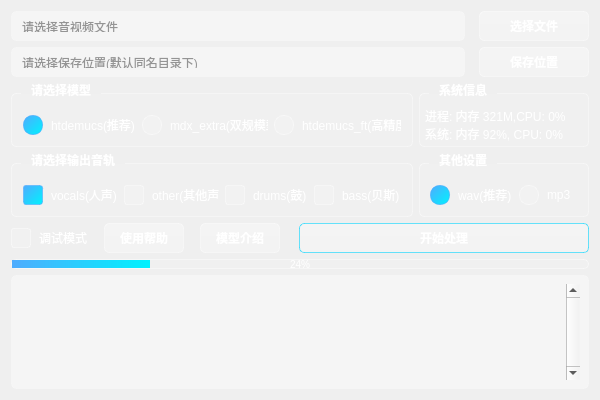
<?xml version="1.0" encoding="UTF-8"?>
<ui version="4.0">
 <class>MainWindow</class>
 <widget class="QMainWindow" name="MainWindow">
  <property name="geometry">
   <rect>
    <x>0</x>
    <y>0</y>
    <width>600</width>
    <height>400</height>
   </rect>
  </property>
  <property name="minimumSize">
   <size>
    <width>600</width>
    <height>400</height>
   </size>
  </property>
  <property name="maximumSize">
   <size>
    <width>800</width>
    <height>600</height>
   </size>
  </property>
  <property name="windowTitle">
   <string>MainWindow</string>
  </property>
  <property name="windowIcon">
   <iconset resource="resource.qrc">
    <normaloff>:/img/img/favicon.ico</normaloff>:/img/img/favicon.ico</iconset>
  </property>
  <property name="styleSheet">
   <string>QWidget#MainWindow {
  background: qlineargradient(x1:0, y1:0, x2:1, y2:1, 
        stop:0 #0f0f23, 
        stop:0.3 #1a1a2e, 
        stop:0.6 #16213e, 
        stop:1 #0f3460);
    border-radius: 5px;
    border: 1px solid qlineargradient(x1:0, y1:0, x2:1, y2:1, 
        stop:0 #00d4ff, 
        stop:0.5 #0099cc, 
        stop:1 #0066ff);
}

QWidget#centralWidget {
    background: transparent;
    border-radius: 5px;
}

QLabel {
    color: white;
    font-size: 12px;
}

QLineEdit {
    background: rgba(255, 255, 255, 90);
    border: 1px solid rgba(255, 255, 255, 50);
    border-radius: 5px;
    padding: 8px;
    color: #333;
    font-size: 12px;
}

QLineEdit:focus {
    border: 1px solid rgba(255, 255, 255, 150);
    background: rgba(255, 255, 255, 95);
}



QLineEdit[placeholderText] {
    color: white; /* 水印文字颜色 */
}

QPushButton {
    background: qlineargradient(x1:0, y1:0, x2:0, y2:1, stop:0 rgba(255, 255, 255, 80), stop:1 rgba(255, 255, 255, 60));
    border: 1px solid rgba(255, 255, 255, 100);
    border-radius: 5px;
    color: white;
    font-weight: bold;
    font-size: 12px;
    padding: 8px;
}

QPushButton:hover {
    background: qlineargradient(x1:0, y1:0, x2:0, y2:1, stop:0 rgba(255, 255, 255, 100), stop:1 rgba(255, 255, 255, 80));
    border: 1px solid rgba(255, 255, 255, 150);
}

QPushButton:pressed {
    background: qlineargradient(x1:0, y1:0, x2:0, y2:1, stop:0 rgba(255, 255, 255, 60), stop:1 rgba(255, 255, 255, 40));
}

QPushButton#btn_start {
    background: qlineargradient(x1:0, y1:0, x2:0, y2:1, 
        stop:0 rgba(0, 212, 255, 120), 
        stop:1 rgba(0, 102, 255, 100));
    border: 1px solid rgba(0, 212, 255, 150);
    color: #ffffff;
    text-shadow: 0px 0px 8px rgba(0, 212, 255, 0.5);
    box-shadow: 0px 0px 15px rgba(0, 212, 255, 0.3);
    border-radius: 5px;
    font-size: 12px;
}

QPushButton#btn_start:hover {
    background: qlineargradient(x1:0, y1:0, x2:0, y2:1, 
        stop:0 rgba(0, 212, 255, 150), 
        stop:1 rgba(0, 102, 255, 130));
    border: 1px solid rgba(0, 212, 255, 200);
    box-shadow: 0px 0px 20px rgba(0, 212, 255, 0.5);
    text-shadow: 0px 0px 10px rgba(0, 212, 255, 0.7);
}

QPushButton#btn_start:pressed {
    background: qlineargradient(x1:0, y1:0, x2:0, y2:1, 
        stop:0 rgba(0, 212, 255, 80), 
        stop:1 rgba(0, 102, 255, 60));
    border: 1px solid rgba(0, 212, 255, 100);
    box-shadow: 0px 0px 10px rgba(0, 212, 255, 0.2);
}

QGroupBox {
    color: white;
    font-size: 12px;
    font-weight: bold;
    border: 1px solid rgba(255, 255, 255, 100);
    border-radius: 5px;
    margin-top: 10px;
    padding-top: 10px;
    background: rgba(255, 255, 255, 10);
}

QGroupBox::title {
    subcontrol-origin: margin;
    left: 10px;
    padding: 0 8px 0 8px;
    color: white;
    font-size: 12px;
    font-weight: bold;
}

QRadioButton {
    color: white;
    spacing: 8px;
    font-size: 12px;
}

QRadioButton::indicator {
    width: 18px;
    height: 18px;
    border-radius: 9px;
    border: 1px solid rgba(255, 255, 255, 100);
    background: rgba(255, 255, 255, 30);
}

QRadioButton::indicator:checked {
    background: qlineargradient(x1:0, y1:0, x2:1, y2:1, stop:0 #4facfe, stop:1 #00f2fe);
    border: 1px solid rgba(79, 172, 254, 150);
}

QRadioButton::indicator:checked:hover {
    background: qlineargradient(x1:0, y1:0, x2:1, y2:1, stop:0 #5fbdff, stop:1 #10f3ff);
}

QCheckBox {
    color: white;
    spacing: 8px;
    font-size: 12px;
}

QCheckBox::indicator {
    width: 18px;
    height: 18px;
    border-radius: 3px;
    border: 1px solid rgba(255, 255, 255, 100);
    background: rgba(255, 255, 255, 30);
}

QCheckBox::indicator:checked {
    background: qlineargradient(x1:0, y1:0, x2:1, y2:1, stop:0 #4facfe, stop:1 #00f2fe);
    border: 1px solid rgba(79, 172, 254, 150);
}

QCheckBox::indicator:checked:hover {
    background: qlineargradient(x1:0, y1:0, x2:1, y2:1, stop:0 #5fbdff, stop:1 #10f3ff);
}

QProgressBar {
    border: 1px solid rgba(255, 255, 255, 100);
    border-radius: 5px;
    text-align: center;
    background: rgba(255, 255, 255, 20);
    color: white;
    font-size: 10px;
}

QProgressBar::chunk {
    background: qlineargradient(x1:0, y1:0, x2:1, y2:0, stop:0 #4facfe, stop:1 #00f2fe);
    border-radius: 5px;
}

QTextEdit {
     background: rgba(255, 255, 255, 90);
    /*background: white;*/
    border: 1px solid rgba(255, 255, 255, 50);
    border-radius: 5px;
    /*color: #333;*/
    color:white;
    font-size: 12px;
    padding: 8px;
}

QTextEdit:focus {
    border: 1px solid rgba(255, 255, 255, 150);
    background: rgba(255, 255, 255, 95);
}</string>
  </property>
  <widget class="QWidget" name="centralWidget">
   <layout class="QVBoxLayout" name="verticalLayout">
    <item>
     <layout class="QHBoxLayout" name="horizontalLayout_3">
      <item>
       <widget class="QLineEdit" name="le_select_inputfile">
        <property name="minimumSize">
         <size>
          <width>0</width>
          <height>30</height>
         </size>
        </property>
        <property name="maximumSize">
         <size>
          <width>16777215</width>
          <height>30</height>
         </size>
        </property>
        <property name="placeholderText">
         <string>请选择音视频文件</string>
        </property>
       </widget>
      </item>
      <item>
       <spacer name="horizontalSpacer_3">
        <property name="orientation">
         <enum>Qt::Horizontal</enum>
        </property>
        <property name="sizeType">
         <enum>QSizePolicy::Fixed</enum>
        </property>
        <property name="sizeHint" stdset="0">
         <size>
          <width>8</width>
          <height>20</height>
         </size>
        </property>
       </spacer>
      </item>
      <item>
       <widget class="QPushButton" name="btn_select_file">
        <property name="minimumSize">
         <size>
          <width>110</width>
          <height>30</height>
         </size>
        </property>
        <property name="maximumSize">
         <size>
          <width>110</width>
          <height>30</height>
         </size>
        </property>
        <property name="text">
         <string>选择文件</string>
        </property>
       </widget>
      </item>
     </layout>
    </item>
    <item>
     <layout class="QHBoxLayout" name="horizontalLayout_4">
      <item>
       <widget class="QLineEdit" name="le_select_outputfile">
        <property name="minimumSize">
         <size>
          <width>0</width>
          <height>30</height>
         </size>
        </property>
        <property name="sizeIncrement">
         <size>
          <width>0</width>
          <height>30</height>
         </size>
        </property>
        <property name="placeholderText">
         <string>请选择保存位置(默认同名目录下)</string>
        </property>
       </widget>
      </item>
      <item>
       <spacer name="horizontalSpacer_2">
        <property name="orientation">
         <enum>Qt::Horizontal</enum>
        </property>
        <property name="sizeType">
         <enum>QSizePolicy::Fixed</enum>
        </property>
        <property name="sizeHint" stdset="0">
         <size>
          <width>8</width>
          <height>20</height>
         </size>
        </property>
       </spacer>
      </item>
      <item>
       <widget class="QPushButton" name="btn_save">
        <property name="minimumSize">
         <size>
          <width>110</width>
          <height>30</height>
         </size>
        </property>
        <property name="maximumSize">
         <size>
          <width>110</width>
          <height>30</height>
         </size>
        </property>
        <property name="sizeIncrement">
         <size>
          <width>0</width>
          <height>30</height>
         </size>
        </property>
        <property name="toolTip">
         <string>默认将保存在文件同名目录下</string>
        </property>
        <property name="text">
         <string>保存位置</string>
        </property>
       </widget>
      </item>
     </layout>
    </item>
    <item>
     <layout class="QHBoxLayout" name="horizontalLayout_5">
      <item>
       <widget class="QGroupBox" name="groupBox">
        <property name="sizePolicy">
         <sizepolicy hsizetype="Expanding" vsizetype="Fixed">
          <horstretch>0</horstretch>
          <verstretch>0</verstretch>
         </sizepolicy>
        </property>
        <property name="title">
         <string>请选择模型</string>
        </property>
        <layout class="QHBoxLayout" name="horizontalLayout">
         <item>
          <widget class="QRadioButton" name="rbtn_htdemucs">
           <property name="sizePolicy">
            <sizepolicy hsizetype="Minimum" vsizetype="Expanding">
             <horstretch>0</horstretch>
             <verstretch>0</verstretch>
            </sizepolicy>
           </property>
           <property name="toolTip">
            <string>最常用的模型, 速度和精度都可以</string>
           </property>
           <property name="text">
            <string>htdemucs(推荐)</string>
           </property>
           <property name="checked">
            <bool>true</bool>
           </property>
          </widget>
         </item>
         <item>
          <widget class="QRadioButton" name="rbtn_mdx_extra">
           <property name="sizePolicy">
            <sizepolicy hsizetype="Minimum" vsizetype="Expanding">
             <horstretch>0</horstretch>
             <verstretch>0</verstretch>
            </sizepolicy>
           </property>
           <property name="toolTip">
            <string>双规模型, 仅人声和伴奏</string>
           </property>
           <property name="text">
            <string>mdx_extra(双规模型)</string>
           </property>
          </widget>
         </item>
         <item>
          <widget class="QRadioButton" name="rbtn_htdemucs_ft">
           <property name="sizePolicy">
            <sizepolicy hsizetype="Minimum" vsizetype="Expanding">
             <horstretch>0</horstretch>
             <verstretch>0</verstretch>
            </sizepolicy>
           </property>
           <property name="toolTip">
            <string>高精度模型, 单CPU的时候速度较慢</string>
           </property>
           <property name="text">
            <string>htdemucs_ft(高精度)</string>
           </property>
          </widget>
         </item>
        </layout>
       </widget>
      </item>
      <item>
       <widget class="QGroupBox" name="groupBox_3">
        <property name="sizePolicy">
         <sizepolicy hsizetype="Fixed" vsizetype="Preferred">
          <horstretch>0</horstretch>
          <verstretch>0</verstretch>
         </sizepolicy>
        </property>
        <property name="minimumSize">
         <size>
          <width>170</width>
          <height>0</height>
         </size>
        </property>
        <property name="maximumSize">
         <size>
          <width>170</width>
          <height>16777215</height>
         </size>
        </property>
        <property name="sizeIncrement">
         <size>
          <width>130</width>
          <height>0</height>
         </size>
        </property>
        <property name="title">
         <string>系统信息</string>
        </property>
        <layout class="QHBoxLayout" name="horizontalLayout_31">
         <property name="leftMargin">
          <number>5</number>
         </property>
         <property name="topMargin">
          <number>0</number>
         </property>
         <property name="rightMargin">
          <number>0</number>
         </property>
         <property name="bottomMargin">
          <number>0</number>
         </property>
         <item>
          <widget class="QLabel" name="memoryRate">
           <property name="sizePolicy">
            <sizepolicy hsizetype="Expanding" vsizetype="Fixed">
             <horstretch>0</horstretch>
             <verstretch>0</verstretch>
            </sizepolicy>
           </property>
           <property name="minimumSize">
            <size>
             <width>0</width>
             <height>35</height>
            </size>
           </property>
           <property name="maximumSize">
            <size>
             <width>16777215</width>
             <height>35</height>
            </size>
           </property>
           <property name="sizeIncrement">
            <size>
             <width>0</width>
             <height>0</height>
            </size>
           </property>
           <property name="text">
            <string>进程: 内存 321M,CPU: 0% 
系统: 内存 92%, CPU: 0%</string>
           </property>
           <property name="alignment">
            <set>Qt::AlignLeading|Qt::AlignLeft|Qt::AlignVCenter</set>
           </property>
          </widget>
         </item>
        </layout>
       </widget>
      </item>
     </layout>
    </item>
    <item>
     <layout class="QHBoxLayout" name="horizontalLayout_8">
      <item>
       <widget class="QGroupBox" name="groupBox_2">
        <property name="sizePolicy">
         <sizepolicy hsizetype="Preferred" vsizetype="Fixed">
          <horstretch>0</horstretch>
          <verstretch>0</verstretch>
         </sizepolicy>
        </property>
        <property name="minimumSize">
         <size>
          <width>0</width>
          <height>0</height>
         </size>
        </property>
        <property name="title">
         <string>请选择输出音轨</string>
        </property>
        <layout class="QHBoxLayout" name="horizontalLayout_6">
         <item>
          <widget class="QCheckBox" name="chk_vocals">
           <property name="text">
            <string>vocals(人声)</string>
           </property>
           <property name="checked">
            <bool>true</bool>
           </property>
          </widget>
         </item>
         <item>
          <widget class="QCheckBox" name="chk_other">
           <property name="text">
            <string>other(其他声音)</string>
           </property>
          </widget>
         </item>
         <item>
          <widget class="QCheckBox" name="chk_drums">
           <property name="text">
            <string>drums(鼓)</string>
           </property>
          </widget>
         </item>
         <item>
          <widget class="QCheckBox" name="chk_bass">
           <property name="sizePolicy">
            <sizepolicy hsizetype="Minimum" vsizetype="Fixed">
             <horstretch>0</horstretch>
             <verstretch>0</verstretch>
            </sizepolicy>
           </property>
           <property name="text">
            <string>bass(贝斯)</string>
           </property>
          </widget>
         </item>
        </layout>
       </widget>
      </item>
      <item>
       <widget class="QGroupBox" name="groupBox_4">
        <property name="sizePolicy">
         <sizepolicy hsizetype="Fixed" vsizetype="Preferred">
          <horstretch>0</horstretch>
          <verstretch>0</verstretch>
         </sizepolicy>
        </property>
        <property name="minimumSize">
         <size>
          <width>170</width>
          <height>0</height>
         </size>
        </property>
        <property name="maximumSize">
         <size>
          <width>170</width>
          <height>16777215</height>
         </size>
        </property>
        <property name="sizeIncrement">
         <size>
          <width>130</width>
          <height>0</height>
         </size>
        </property>
        <property name="title">
         <string>其他设置</string>
        </property>
        <layout class="QHBoxLayout" name="horizontalLayout_7">
         <property name="leftMargin">
          <number>10</number>
         </property>
         <property name="topMargin">
          <number>0</number>
         </property>
         <property name="rightMargin">
          <number>0</number>
         </property>
         <property name="bottomMargin">
          <number>0</number>
         </property>
         <item>
          <widget class="QRadioButton" name="rbtn_wav">
           <property name="sizePolicy">
            <sizepolicy hsizetype="Minimum" vsizetype="Fixed">
             <horstretch>0</horstretch>
             <verstretch>0</verstretch>
            </sizepolicy>
           </property>
           <property name="toolTip">
            <string>无损音频，体积大，音质最好, 适合转录与剪辑</string>
           </property>
           <property name="text">
            <string>wav(推荐)</string>
           </property>
           <property name="checked">
            <bool>true</bool>
           </property>
          </widget>
         </item>
         <item>
          <widget class="QRadioButton" name="rbtn_mp3">
           <property name="sizePolicy">
            <sizepolicy hsizetype="Minimum" vsizetype="Fixed">
             <horstretch>0</horstretch>
             <verstretch>0</verstretch>
            </sizepolicy>
           </property>
           <property name="toolTip">
            <string>压缩音频，体积小，音质略损, 适合普通听音或分享</string>
           </property>
           <property name="toolTipDuration">
            <number>-1</number>
           </property>
           <property name="text">
            <string>mp3</string>
           </property>
          </widget>
         </item>
        </layout>
       </widget>
      </item>
     </layout>
    </item>
    <item>
     <layout class="QHBoxLayout" name="horizontalLayout_2">
      <item>
       <widget class="QCheckBox" name="chk_debug">
        <property name="sizePolicy">
         <sizepolicy hsizetype="Minimum" vsizetype="Fixed">
          <horstretch>0</horstretch>
          <verstretch>0</verstretch>
         </sizepolicy>
        </property>
        <property name="text">
         <string>调试模式</string>
        </property>
       </widget>
      </item>
      <item>
       <spacer name="horizontalSpacer_5">
        <property name="orientation">
         <enum>Qt::Horizontal</enum>
        </property>
        <property name="sizeType">
         <enum>QSizePolicy::Fixed</enum>
        </property>
        <property name="sizeHint" stdset="0">
         <size>
          <width>10</width>
          <height>20</height>
         </size>
        </property>
       </spacer>
      </item>
      <item>
       <widget class="QPushButton" name="btn_help">
        <property name="sizePolicy">
         <sizepolicy hsizetype="Minimum" vsizetype="Minimum">
          <horstretch>0</horstretch>
          <verstretch>0</verstretch>
         </sizepolicy>
        </property>
        <property name="minimumSize">
         <size>
          <width>80</width>
          <height>30</height>
         </size>
        </property>
        <property name="maximumSize">
         <size>
          <width>80</width>
          <height>30</height>
         </size>
        </property>
        <property name="sizeIncrement">
         <size>
          <width>0</width>
          <height>30</height>
         </size>
        </property>
        <property name="toolTip">
         <string>默认将保存在文件同名目录下</string>
        </property>
        <property name="text">
         <string>使用帮助</string>
        </property>
       </widget>
      </item>
      <item>
       <spacer name="horizontalSpacer">
        <property name="orientation">
         <enum>Qt::Horizontal</enum>
        </property>
        <property name="sizeType">
         <enum>QSizePolicy::Fixed</enum>
        </property>
        <property name="sizeHint" stdset="0">
         <size>
          <width>10</width>
          <height>20</height>
         </size>
        </property>
       </spacer>
      </item>
      <item>
       <widget class="QPushButton" name="btn_model_desc">
        <property name="sizePolicy">
         <sizepolicy hsizetype="Minimum" vsizetype="Minimum">
          <horstretch>0</horstretch>
          <verstretch>0</verstretch>
         </sizepolicy>
        </property>
        <property name="minimumSize">
         <size>
          <width>80</width>
          <height>30</height>
         </size>
        </property>
        <property name="maximumSize">
         <size>
          <width>80</width>
          <height>30</height>
         </size>
        </property>
        <property name="sizeIncrement">
         <size>
          <width>0</width>
          <height>30</height>
         </size>
        </property>
        <property name="toolTip">
         <string>默认将保存在文件同名目录下</string>
        </property>
        <property name="text">
         <string>模型介绍</string>
        </property>
       </widget>
      </item>
      <item>
       <spacer name="horizontalSpacer_4">
        <property name="orientation">
         <enum>Qt::Horizontal</enum>
        </property>
        <property name="sizeType">
         <enum>QSizePolicy::Fixed</enum>
        </property>
        <property name="sizeHint" stdset="0">
         <size>
          <width>13</width>
          <height>20</height>
         </size>
        </property>
       </spacer>
      </item>
      <item>
       <widget class="QPushButton" name="btn_start">
        <property name="sizePolicy">
         <sizepolicy hsizetype="Expanding" vsizetype="Minimum">
          <horstretch>0</horstretch>
          <verstretch>0</verstretch>
         </sizepolicy>
        </property>
        <property name="minimumSize">
         <size>
          <width>110</width>
          <height>30</height>
         </size>
        </property>
        <property name="sizeIncrement">
         <size>
          <width>0</width>
          <height>30</height>
         </size>
        </property>
        <property name="toolTip">
         <string>默认将保存在文件同名目录下</string>
        </property>
        <property name="text">
         <string>开始处理</string>
        </property>
       </widget>
      </item>
     </layout>
    </item>
    <item>
     <widget class="QProgressBar" name="progressBar">
      <property name="sizePolicy">
       <sizepolicy hsizetype="Expanding" vsizetype="Minimum">
        <horstretch>0</horstretch>
        <verstretch>0</verstretch>
       </sizepolicy>
      </property>
      <property name="minimumSize">
       <size>
        <width>0</width>
        <height>10</height>
       </size>
      </property>
      <property name="maximumSize">
       <size>
        <width>16777215</width>
        <height>10</height>
       </size>
      </property>
      <property name="value">
       <number>24</number>
      </property>
     </widget>
    </item>
    <item>
     <widget class="QTextEdit" name="te_msg">
      <property name="verticalScrollBarPolicy">
       <enum>Qt::ScrollBarAlwaysOn</enum>
      </property>
     </widget>
    </item>
   </layout>
  </widget>
 </widget>
 <layoutdefault spacing="6" margin="11"/>
 <resources>
  <include location="resource.qrc"/>
 </resources>
 <connections/>
</ui>
